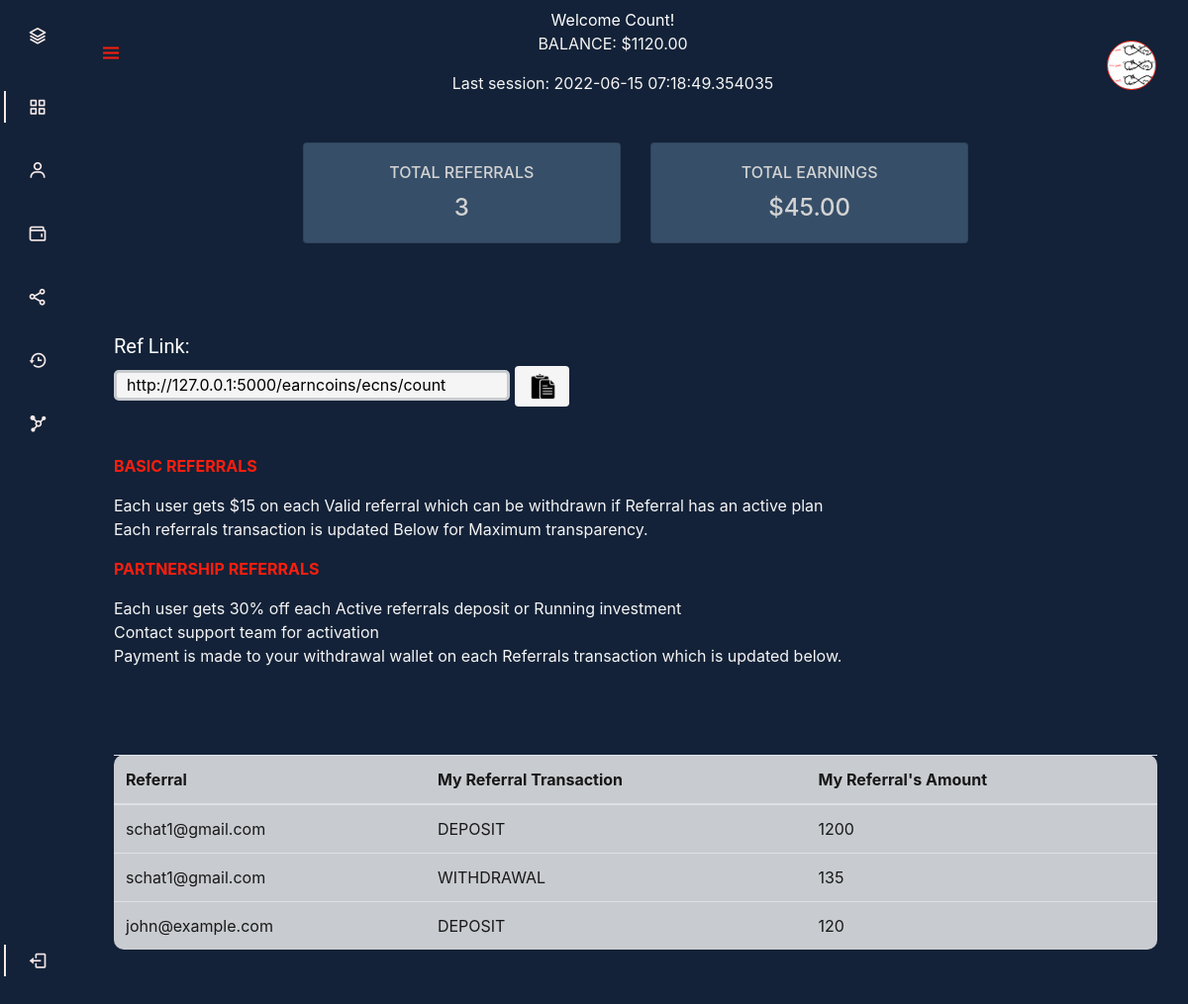
/referrals/count (signed in), run on the app's committed database.
### webapp/auth/models.py (models this page shows, shortened)
class User(db.Model, UserMixin):
    __tablename__ = 'users'
    id = db.Column(db.Integer, primary_key=True)
    email = db.Column(db.String(64), unique=True, index=True)
    country = db.Column(db.String(64))
    phone = db.Column(db.String(15))
    username = db.Column(db.String(20), unique=True)
    password = db.Column(db.String(64))
    password_hash = db.Column(db.String(128))
    confirmed = db.Column(db.Boolean, default=False)
    coin = db.Column(db.String(20))
    wallet_address = db.Column(db.String(64))
    profile_pic = db.Column(db.String(), nullable=True)
    account_balance = db.Column(db.Integer)
    deposit_amount = db.Column(db.Integer)
    total_deposit = db.Column(db.Integer)
    total_payouts = db.Column(db.Integer)
    transaction_image = db.Column(db.String(255))
    transaction = db.relationship('Transactions', backref='user', lazy='dynamic')
    investment = db.relationship('Investments', backref='user', lazy='dynamic')
    referral_code = db.Column(db.String(20), unique=True)
    referrals = db.Column(db.Integer, default=0)
    member_since = db.Column(db.DateTime(), default=datetime.utcnow)
    last_seen = db.Column(db.DateTime(), default=datetime.utcnow)
    roles = db.relationship(
        'Role',
        secondary=roles,
        backref=db.backref('users', lazy='dynamic')
    )
    def ping(self):
        self.last_seen = datetime.utcnow()
        db.session.add(self)
        db.session.commit()
    @property
    def password(self):
        raise AttributeError('password is not a readable attribute')

class Referrer(db.Model):
    __tablename__ = 'referrer'
    id = db.Column(db.Integer, primary_key=True)
    code = db.Column(db.String(18))
    user_referred = db.Column(db.String)

class Transactions(db.Model):
    __tablename__ = 'transactions'
    id = db.Column(db.Integer, primary_key=True, index=True)
    transaction_time = db.Column(db.DateTime, index=True, default=datetime.utcnow)
    transaction_id = db.Column(db.Integer, db.ForeignKey('users.id'))
    transaction_amount = db.Column(db.Integer)
    transaction_imgs = db.Column(db.String(255), nullable=True)
    transaction_type = db.Column(db.String(15))
    transaction_status = db.Column(db.String(15))
    transaction_email = db.Column(db.String(64), index=True)
    receiver_email = db.Column(db.String(64), index=True)

### webapp/main/views.py (the view)
@main_blueprint.route('/referrals/<username>')
@login_required
def referrals(username):
    user = User.query.filter_by(username=username).first()
    refs = Referrer.query.filter_by(code=current_user.username).all()
    ref_transactions = Transactions.query.all()
    return render_template('main/referrals.html', user=user, ref_transactions=ref_transactions, refs=refs)

### webapp/templates/main/referrals.html (shortened to what this page needs)
{% extends "dash.html" %}
{% block page_content %}
    <div class="container mt-5">
        <div>
            <h2 class="text-center text-uppercase" style="color: white; font-weight: normal; font-size: 30px">Referrals</h2>
            <div class="row" style="align-items: center; margin: 60px auto 20px auto;justify-content: center">
                <div class="col-sm-4">
                    <div class="card  text-center" style="color: #d3d3d3; background-color: #364e68">
                    <div class="card-body">
                        <h6 class="card-title">TOTAL REFERRALS</h6>
                        <h4 class="card-text">{{ user.referrals }}</h4>
                    </div>
                    </div>
                </div>
                <div class="col-sm-4">
                    <div class="card text-center" style="color: #d3d3d3; background-color: #364e68">
                        <div class="card-body">
                            <h6 class="card-title">TOTAL EARNINGS</h6>
                            {% if user.referrals > 0 %}
                                <h4 class="card-text">${{ user.referrals * 15 }}.00</h4>
                            {% else %}
                                <h4 class="card-text">$0.00</h4>
                            {% endif %}
                        </div>
                    </div>
                </div>
                </div>
            </div>
            <br><br><br>
            <h5 style="color: white; font-weight: normal; font-family: var(--roboto)">Ref Link:</h5>
            <span>
                <input class="copy-ref" id="foo" value="http://127.0.0.1:5000/earncoins/ecns/{{ current_user.referral_code }}" style="border: 3px solid #c8cbcf;border-radius: 5px;background-color: whitesmoke;padding: 0px 10px 1px 10px;width: 400px">
                <button style="border-left: 3px solid whitesmoke;background-color: whitesmoke" class="btn" data-toggle="tooltip" data-placement="top" title="Copy!" data-clipboard-target="#foo" aria-label="Copied!">
                    <img src="{{ url_for('static', filename='img/clipboard.png')}}" alt="Copy to clipboard" style="height: 27px; background-color: whitesmoke">
                </button>
            </span>
        <br>
        <div class="about-details mt-5 mb-4">
            <div class="point">
                <p class="text-uppercase" style="font-weight: bold; color: #fa1e0e">Basic Referrals</p>
            </div>
            <div class="point-explain">
                <p class="white" style="color: whitesmoke;font: var(--roboto)">
                    Each user gets $15 on each Valid referral which can be withdrawn if Referral has an active plan <br> Each referrals transaction is updated Below for Maximum transparency.
                </p>
            </div>
            <div class="point">
                <p class="text-uppercase" style="font-weight: bold; color: #fa1e0e">Partnership Referrals</p>
            </div>
            <div class="point-explain">
                <p class="white" style="color: whitesmoke;font: var(--roboto)">
                    Each user gets 30% off each Active referrals deposit or Running investment <br> Contact support team for activation
                    <br> Payment is made to your withdrawal wallet on each Referrals transaction which is updated below.
                </p>
            </div>
        </div>
        <br>
            <table class="table table-striped pb-4" style="margin-top: 40px;margin-bottom: 55px; background-color: #c8cbcf; color: #181818; border-radius: 10px">
                <thead>
                    <tr>
                        <th scope="col">Referral</th>
                        <th scope="col">My Referral Transaction</th>
                        <th scope="col">My Referral's Amount</th>
                    </tr>
                    {% for i in refs %}
                        {% for j in ref_transactions %}
                            {% if (i.user_referred == j.transaction_email and j.transaction_type == "DEPOSIT") and (j.transaction_amount >= 100 and j.transaction_amount <= 125) %}
                                <tr>
                                    <td scope="col">{{ i.user_referred }}</td>
                                    <td scope="col">{{ j.transaction_type }}</td>
                                    <td scope="col">{{ j.transaction_amount}}</td>
                                </tr>
                            {% elif (i.user_referred == j.transaction_email and j.transaction_type == "DEPOSIT") and (j.transaction_amount >= 125 and j.transaction_amount <= 200) %}
                                <tr>
                                    <td scope="col">{{ i.user_referred }}</td>
                                    <td scope="col">{{ j.transaction_type }}</td>
                                    <td scope="col">{{ j.transaction_amount - 25 }}</td>
                                </tr>
                            {% elif (i.user_referred == j.transaction_email and j.transaction_type == "DEPOSIT") and (j.transaction_amount >= 200 and j.transaction_amount <= 250) %}
                                <tr>
                                    <td scope="col">{{ i.user_referred }}</td>
                                    <td scope="col">{{ j.transaction_type }}</td>
                                    <td scope="col">{{ j.transaction_amount - 50 }}</td>
                                </tr>
                            {% elif (i.user_referred == j.transaction_email and j.transaction_type == "DEPOSIT") and (j.transaction_amount >= 250 and j.transaction_amount <= 400) %}
                                <tr>
                                    <td scope="col">{{ i.user_referred }}</td>
                                    <td scope="col">{{ j.transaction_type }}</td>
                                    <td scope="col">{{ j.transaction_amount - 70 }}</td>
                                </tr>
                            {% elif (i.user_referred == j.transaction_email and j.transaction_type == "DEPOSIT") and (j.transaction_amount >= 400 and j.transaction_amount <= 700) %}
                                <tr>
                                    <td scope="col">{{ i.user_referred }}</td>
                                    <td scope="col">{{ j.transaction_type }}</td>
                                    <td scope="col">{{ j.transaction_amount - 150 }}</td>
                                </tr>
                            {% elif (i.user_referred == j.transaction_email and j.transaction_type == "DEPOSIT") and (j.transaction_amount >= 700 and j.transaction_amount <= 1000) %}
                                <tr>
                                    <td scope="col">{{ i.user_referred }}</td>
                                    <td scope="col">{{ j.transaction_type }}</td>
                                    <td scope="col">{{ j.transaction_amount - 200 }}</td>
                                </tr>
                            {% elif (i.user_referred == j.transaction_email and j.transaction_type == "DEPOSIT") and (j.transaction_amount >= 1000 and j.transaction_amount <= 1200) %}
                                <tr>
                                    <td scope="col">{{ i.user_referred }}</td>
                                    <td scope="col">{{ j.transaction_type }}</td>
                                    <td scope="col">{{ j.transaction_amount - 300 }}</td>
                                </tr>
                            {% elif (i.user_referred == j.transaction_email and j.transaction_type == "DEPOSIT") and (j.transaction_amount >= 1200 and j.transaction_amount <= 1900) %}
                                <tr>
                                    <td scope="col">{{ i.user_referred }}</td>
                                    <td scope="col">{{ j.transaction_type }}</td>
                                    <td scope="col">{{ j.transaction_amount - 500 }}</td>
                                </tr>
                            {% elif (i.user_referred == j.transaction_email and j.transaction_type == "DEPOSIT") and j.transaction_amount >= 1900 %}
                                <tr>
                                    <td scope="col">{{ i.user_referred }}</td>
                                    <td scope="col">{{ j.transaction_type }}</td>
                                    <td scope="col">{{ j.transaction_amount - 1000 }}</td>
                                </tr>
                            {% elif i.user_referred == j.transaction_email and j.transaction_type == "WITHDRAWAL" %}
                                <tr>
                                    <td scope="col">{{ i.user_referred }}</td>
                                    <td scope="col">{{ j.transaction_type }}</td>
                                    <td scope="col">{{ j.transaction_amount}}</td>
                                </tr>
                            {% endif %}
                        {% endfor %}
                    {% endfor %}
                </thead>
            </table>
        </div>
{% endblock %}

### webapp/templates/dash.html (shortened to what this page needs)
<!DOCTYPE html>
<html lang="en">
<head>
{% block head %}
    {% block styles %}
        <link rel="stylesheet" href="{{ url_for('static', filename='stylesheets/profile.css') }}">
        <link rel="stylesheet" href="https://cdn.jsdelivr.net/npm/boxicons@latest/css/boxicons.min.css">
        <link href="{{ url_for('static',filename='stylesheets/bootstrap.min.css') }}" rel="stylesheet">
    {% endblock %}
{% endblock %}
</head>
<body id="body-pd">
<header class="header" id="header">
    <div class="header__toggle">
        <i class='bx bx-menu' id="header-toggle" style="color:#fa1e0e "></i>
    </div>
    {% if current_user.profile_pic %}
        <span class="text-center">
            <p class="nav-username text-capitalize mt-2" style="color: white;">Welcome {{ current_user.username }}!</p>
            <p class="text-center text-uppercase"  style="font-size:12px; font-weight: bolder; font: var(--roboto);color: whitesmoke">Balance: ${{ current_user.account_balance }}.00</p>
            <p class="text-center"  style="font-size:7px; font-weight: bolder; font: var(--roboto);color: whitesmoke">Last session: {{ current_user.last_seen }}</p>
        </span>
        <a href="{{ url_for('main.profile', username=current_user.username) }}"><img class="profile-pic" src="{{ url_for('static', filename='img/' + user.profile_pic)}}"  align=""></a>
    {% endif %}
</header>
    <div class="l-navbar" id="nav-bar">
        <nav class="nav mb-3">
            <div>
                <a href="{{ url_for('main.index') }}" class="nav__logo">
                    <i class='bx bx-layer nav__logo-icon'></i>
                </a>
                <div class="nav__list">
                    <a href="{{ url_for('main.dashboard', username=current_user.username) }}" class="nav__link active">
                    <i class='bx bx-grid-alt nav__icon' ></i>
                    </a>
                    <a href="{{ url_for('main.profile',  username=current_user.username) }}" class="nav__link">
                        <i class='bx bx-user nav__icon' ></i>
                    </a>
                    <a href="{{ url_for('main.investment', username=current_user.username) }}" class="nav__link">
                        <i class='bx bx-wallet nav__icon' ></i>
                    </a>
                    <a href="{{ url_for('main.share_balance', username=current_user.username) }}" class="nav__link">
                        <i class='bx bx-share-alt nav__icon' ></i>
                    </a>
                    <a href="{{ url_for('main.history', username=current_user.username) }}" class="nav__link">
                        <i class='bx bx-history nav__icon' ></i>
                    </a>
                    <a href="{{ url_for('main.referrals', username=current_user.username) }}" class="nav__link">
                        <i class='bx bxs-network-chart nav__icon' ></i>
                    </a>
                </div>
            </div>
            <a href="{{ url_for('auth.logout') }}" class="nav__link active">
                <i class='bx bx-log-out nav__icon' ></i>
            </a>
        </nav>
    </div>
    {% block page_content %}
    {% endblock %}
 </body>
</html>

### data on the page
User: username "Count", account_balance "1120", last_seen "2022-06-15 07:18:49.354035", profile_pic (picture), referrals "3", user.referrals*15 "45", referral_code "http://127.0.0.1:5000/earncoins/ecns/count"
Referrer: user_referred "schat1@gmail.com"
Transactions: transaction_type "DEPOSIT", j.transaction_amount-500 "1200"
Transactions: transaction_type "WITHDRAWAL", transaction_amount "135"
Referrer: user_referred "john@example.com"
Transactions: transaction_type "DEPOSIT", transaction_amount "120"
